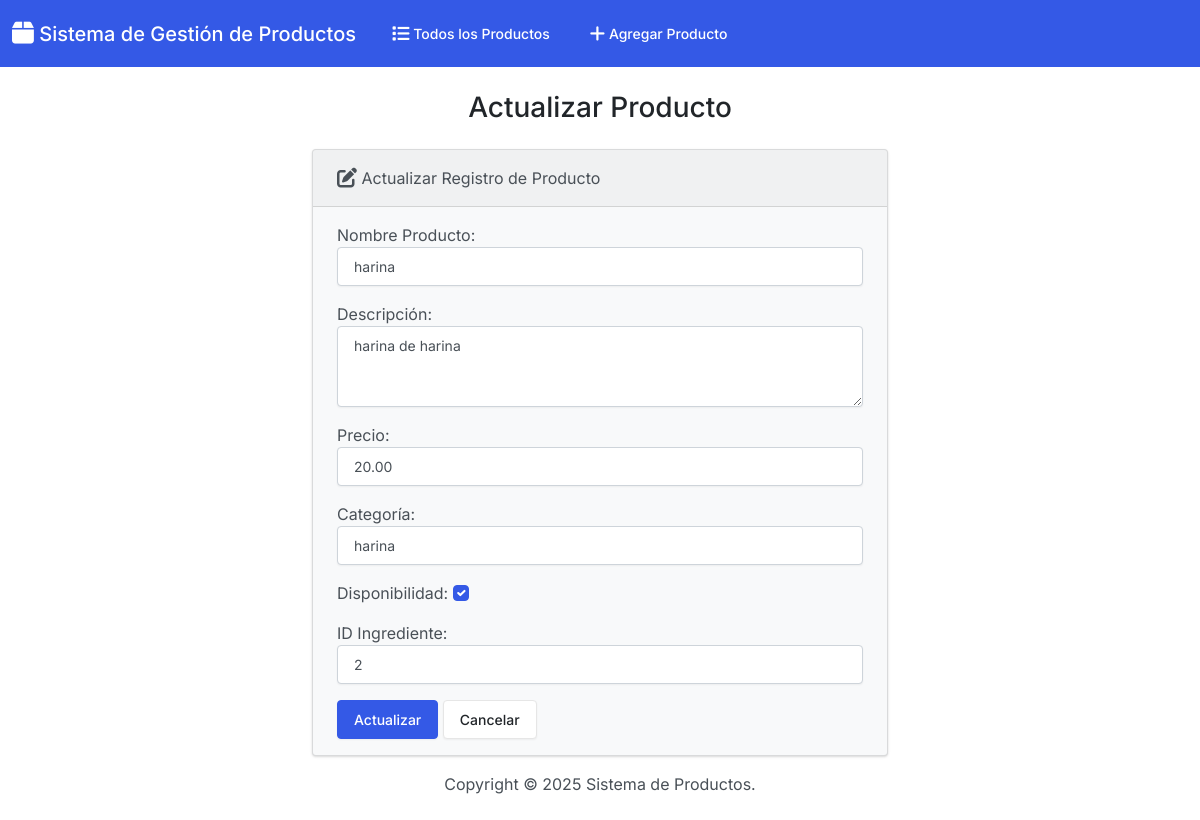
The page /edit/3/ on the database its author committed.
### app_producto/models.py (models this page shows, shortened)
class Producto(models.Model):
    nombre_producto = models.CharField(max_length=100)
    descripcion = models.TextField()
    precio = models.DecimalField(max_digits=8, decimal_places=2)
    categoria = models.CharField(max_length=50)
    disponibilidad = models.BooleanField()
    id_ingrediente = models.IntegerField()

### app_producto/views.py (the view)
# urls.py: path('edit/<int:id>/', views.edit, name='edit'),
def edit(request, id):
  if request.method == 'POST':
    producto = Producto.objects.get(pk=id)
    form = ProductoForm(request.POST, instance=producto)
    if form.is_valid():
      form.save()
      return render(request, 'productos/edit.html', {
        'form': form,
        'success': True
      })
  else:
    producto = Producto.objects.get(pk=id)
    form = ProductoForm(instance=producto)
  return render(request, 'productos/edit.html', {
    'form': form
  })

### app_producto/forms.py
class ProductoForm(forms.ModelForm):
    class Meta:
        model = Producto
        fields = [ 'nombre_producto', 'descripcion', 'precio', 'categoria', 'disponibilidad', 'id_ingrediente']
        labels = {
            'nombre_producto': 'Nombre Producto',
            'descripcion': 'Descripción',
            'precio': 'Precio',
            'categoria': 'Categoría',
            'disponibilidad': 'Disponibilidad',
            'id_ingrediente': 'ID Ingrediente'
        }
        widgets = {
            'nombre_producto': forms.TextInput(attrs={'class': 'form-control'}),
            'descripcion': forms.Textarea(attrs={'class': 'form-control', 'rows': 3}),
            'precio': forms.NumberInput(attrs={'class': 'form-control', 'step': '0.01'}),
            'categoria': forms.TextInput(attrs={'class': 'form-control'}),
            'disponibilidad': forms.CheckboxInput(attrs={'class': 'form-check-input'}),
            'id_ingrediente': forms.NumberInput(attrs={'class': 'form-control'}),
        }

### app_producto/templates/productos/edit.html (shortened to what this page needs)
{% extends "productos/base.html" %}
{% block body %}
  <h3 class="text-center m-4">Actualizar Producto</h3>
  {% if success %}
    <div class="alert alert-success" role="alert">
      El producto se actualizó correctamente.
      <a href="{% url 'index' %}" class="alert-link">Ir a la página principal.</a>
    </div>
  {% else %}
    <div class="row justify-content-center">
      <div class="col-6">
        <div class="card bg-light mb-3">
          <div class="card-header">
            <i class="fa-solid fa-pen-to-square fa-lg"></i> Actualizar Registro de Producto
          </div>
          <div class="card-body">
            <form action="" method="POST">
              {{ form.as_p }}
              <button type="submit" class="btn btn-primary">Actualizar</button>
              <a href="{% url 'index' %}" class="btn btn-secondary">Cancelar</a>
            </form>
          </div>
        </div>
      </div>
    </div>
  {% endif %}
{% endblock %}

### rows shown on the page
Producto: nombre_producto "harina", descripcion "harina de harina", precio "20.00", categoria "harina", disponibilidad "☑", id_ingrediente "2"
